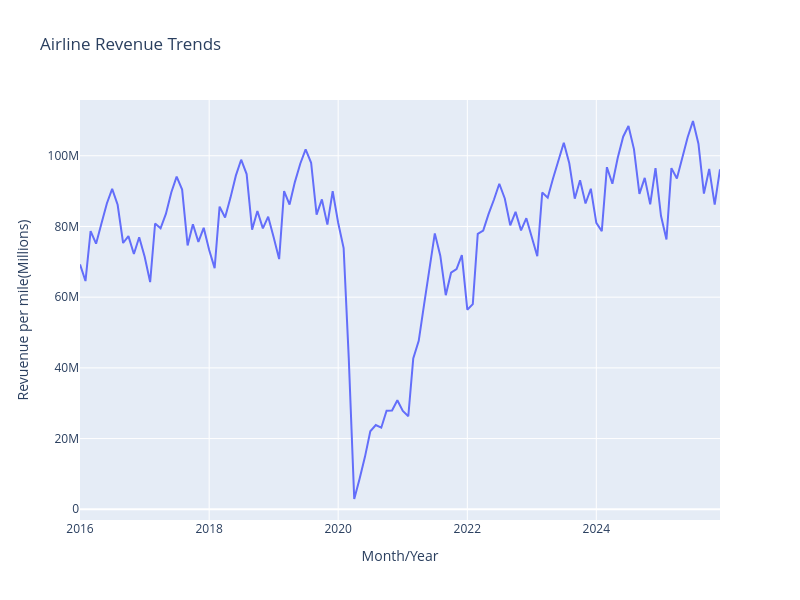

Here is the notebook cell this chart was saved with:
### Code cell
#plot chart

fig = px.line(revenue, x='observation_date', y='RPM', title='Airline Revenue Trends')
fig.update_layout(xaxis_title='Month/Year', yaxis_title='Revuenue per mile(Millions)', 
                  width=800,  height=600,)


fig.show()
